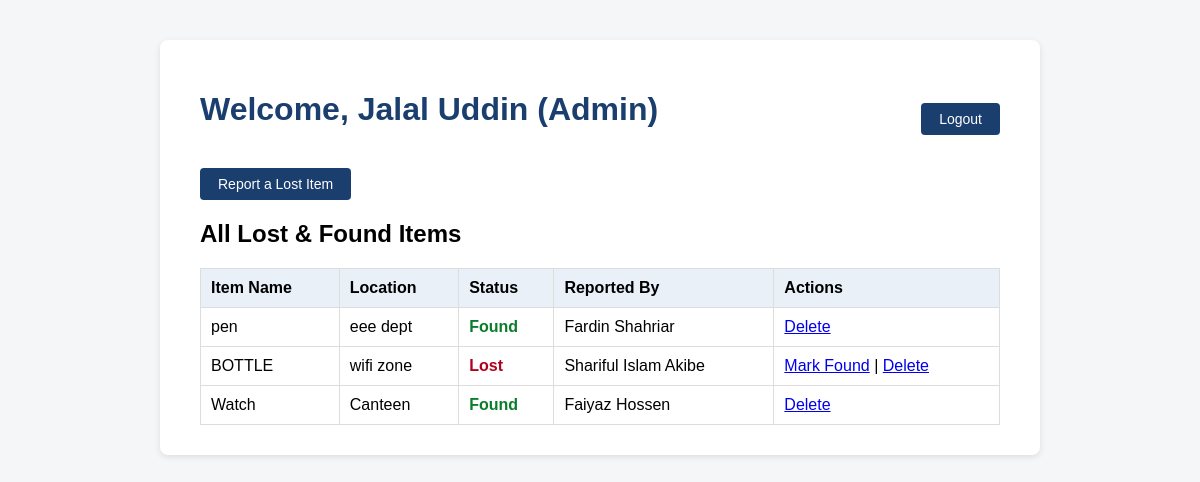
Page /dashboard.php (signed in) on the committed database.
### tables this page shows
CREATE TABLE items (
    item_id     INT AUTO_INCREMENT PRIMARY KEY,
    item_name   VARCHAR(100) NOT NULL,
    status      ENUM('Lost', 'Found') NOT NULL DEFAULT 'Lost',
    location    VARCHAR(100) NOT NULL,
    reported_by INT,
    CONSTRAINT fk_reported_by
        FOREIGN KEY (reported_by) REFERENCES users(id)
        ON DELETE CASCADE
);

CREATE TABLE users (
    id        INT AUTO_INCREMENT PRIMARY KEY,
    ewu_id    VARCHAR(20) NOT NULL UNIQUE,
    name      VARCHAR(50) NOT NULL,
    password  VARCHAR(50) NOT NULL,
    role      ENUM('Student', 'Admin') NOT NULL DEFAULT 'Student'
);

### dashboard.php (the view, shortened to what this page needs)
<?php
require_once 'config.php';
$role      = $_SESSION['role'];
$user_id   = $_SESSION['user_id'];
$user_name = $_SESSION['user_name'];
$sql = "SELECT items.item_id, items.item_name, items.status, items.location,
               items.reported_by, users.name AS reporter_name
        FROM items
        LEFT JOIN users ON items.reported_by = users.id
        ORDER BY items.item_id DESC";
$result = $conn->query($sql);
?>
<!DOCTYPE html>
<html lang="en">
<head>
    <link rel="stylesheet" href="style.css">
</head>
<body>
    <div class="container">
        <div class="topbar">
            <h1>Welcome, <?php echo htmlspecialchars($user_name); ?> (<?php echo htmlspecialchars($role); ?>)</h1>
            <a class="btn" href="logout.php">Logout</a>
        </div>
        <a class="btn" href="report_item.php">Report a Lost Item</a>
        <h2>All Lost & Found Items</h2>
        <table>
            <tr>
                <th>Item Name</th>
                <th>Location</th>
                <th>Status</th>
                <th>Reported By</th>
                <th>Actions</th>
            </tr>
            <?php while ($item = $result->fetch_assoc()): ?>
                <tr>
                    <td><?php echo htmlspecialchars($item['item_name']); ?></td>
                    <td><?php echo htmlspecialchars($item['location']); ?></td>
                    <td class="status-<?php echo strtolower($item['status']); ?>">
                        <?php echo htmlspecialchars($item['status']); ?>
                    </td>
                    <td><?php echo htmlspecialchars($item['reporter_name'] ?? 'Unknown'); ?></td>
                    <td>
                        <?php if ($role === 'Admin'): ?>
                            <?php if ($item['status'] === 'Lost'): ?>
                                <a href="update_status.php?item_id=<?php echo $item['item_id']; ?>">Mark Found</a> |
                            <?php endif; ?>
                            <a href="delete_item.php?item_id=<?php echo $item['item_id']; ?>"
                               onclick="return confirm('Delete this item?');">Delete</a>
                        <?php elseif ($role === 'Student' && $item['reported_by'] == $user_id): ?>
                            <a href="delete_item.php?item_id=<?php echo $item['item_id']; ?>"
                               onclick="return confirm('Delete this item?');">Delete</a>
                        <?php endif; ?>
                    </td>
                </tr>
            <?php endwhile; ?>
        </table>
    </div>
</body>
</html>

### style.css (style rules this page uses)
body { font-family: Arial, Helvetica, sans-serif; background-color: #f4f6f8; margin: 0; padding: 0; }
.container { max-width: 800px; margin: 40px auto; background: #ffffff; padding: 30px 40px; border-radius: 8px; box-shadow: 0 2px 6px rgba(0,0,0,0.1); }
h1 { color: #1a3e6e; }
button, .btn { margin-top: 18px; padding: 8px 18px; background-color: #1a3e6e; color: #fff; border: none; border-radius: 4px; cursor: pointer; text-decoration: none; display: inline-block; font-size: 14px; }
table { width: 100%; border-collapse: collapse; margin-top: 20px; }
th, td { border: 1px solid #ddd; padding: 10px; text-align: left; }
th { background-color: #eaf0f8; }
.status-lost { color: #b00020; font-weight: bold; }
.status-found { color: #0a7d2c; font-weight: bold; }
.topbar { display: flex; justify-content: space-between; align-items: center; }

### rows in the picture
items: item_name "pen", location "eee dept", status "Found", reported_by.name "Fardin Shahriar"
items: item_name "BOTTLE", location "wifi zone", status "Lost", reported_by.name "Shariful Islam Akibe"
items: item_name "Watch", location "Canteen", status "Found", reported_by.name "Faiyaz Hossen"

### other values in the picture
$user_name "Jalal Uddin"
$role "Admin"
